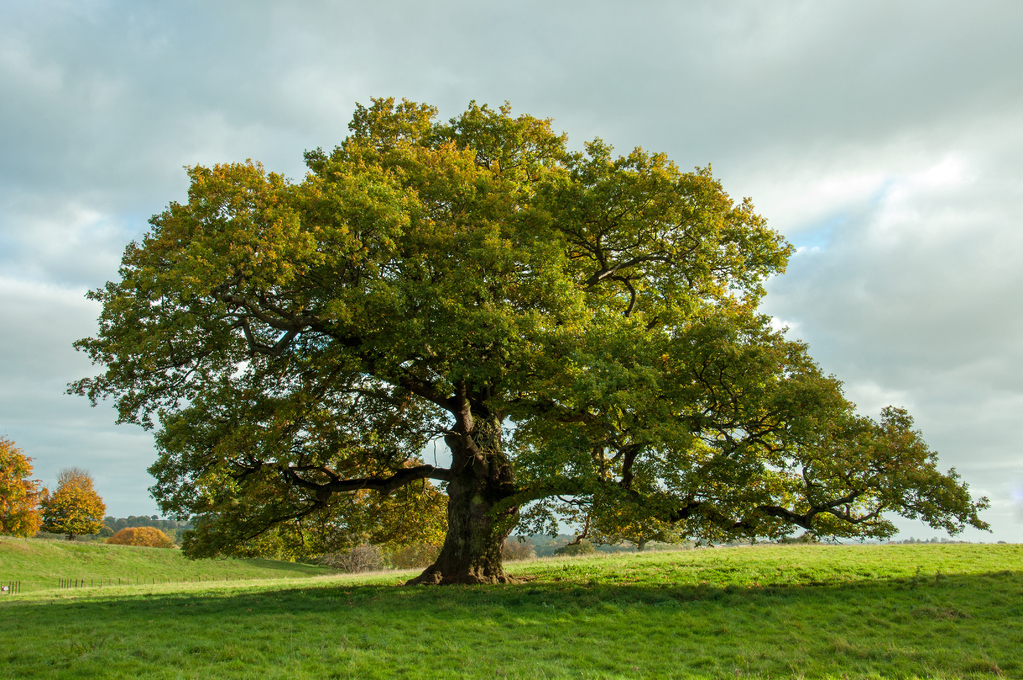
#> input picture tree.jpeg, 1023 x 680 px, found by its file name
$ python treeEdge.py
#> lines starting #> are read from the running program, lines starting #| are printed output that depends on the picture
import PIL as pillow
from PIL import Image, ImageFilter
image = Image.open(r"downloads/tree.jpeg")
#> image is the input picture: PIL image 1023x680 RGB; mean R, G, B 127, 139.6, 100.3
image = image.convert("L")
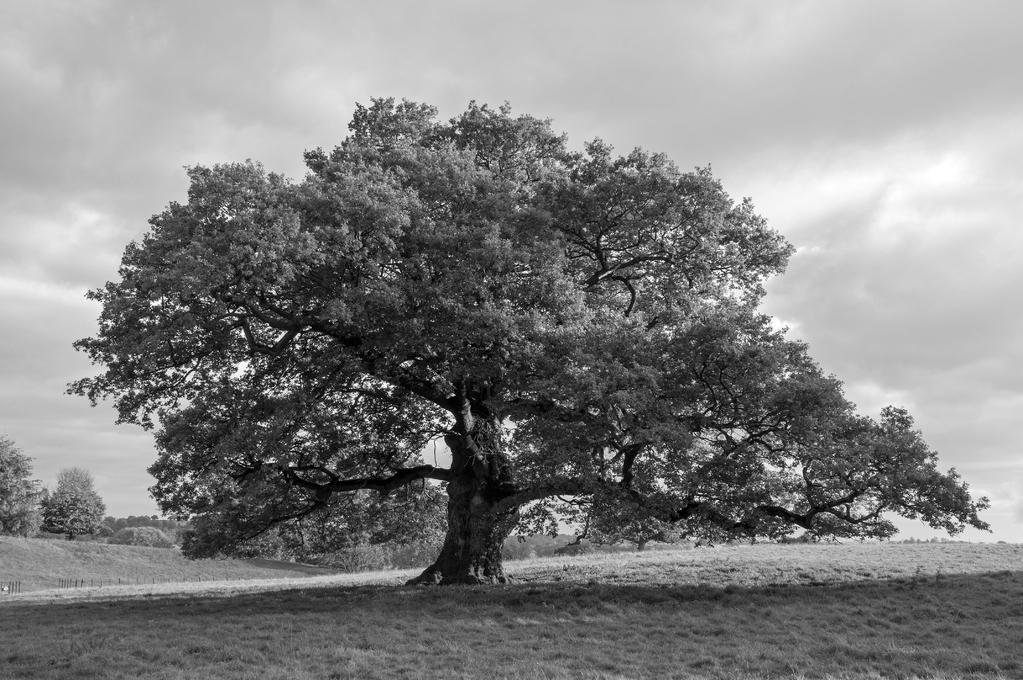
#> image: PIL image 1023x680 L; min 0, max 255, mean 131.3
image = image.filter(ImageFilter.FIND_EDGES)
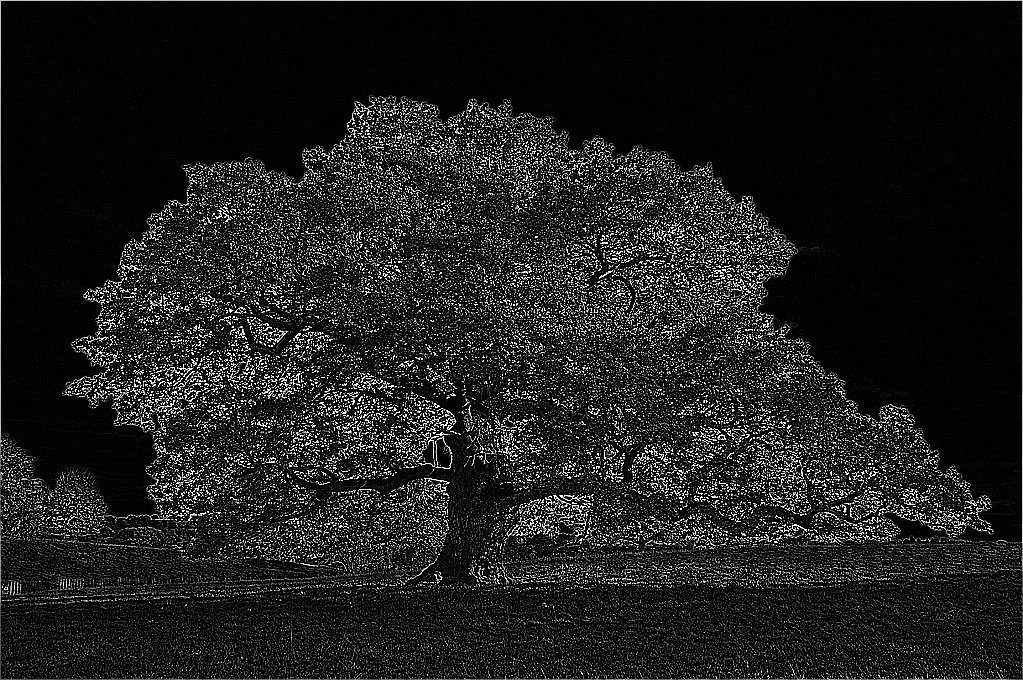
#> image: PIL image 1023x680 L; min 0, max 255, mean 29
image.save(r"downloads/treeEdge.jpeg")
exit()
#> (the program exits here)
